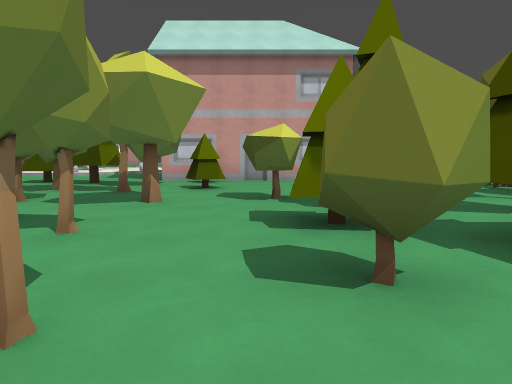
[1] (above)

24 first-person views from a walk through a Godot game level. The camera is 1.5 m above the floor, tilts 6° down and sees 75° across. The floor is counted in squares, 2 m on a side. Each view is taken from the middle of a square. On the plan, view 1 faces up. The plan holds only what a view shows up to about 11 squares ahead; the rest is blank. The place goes on beyond the plan. Characters and animated objects are not drawn. Some surface patterns are stand-ins.

[2]
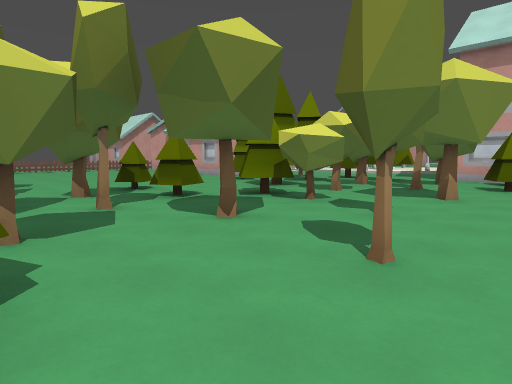

[3]
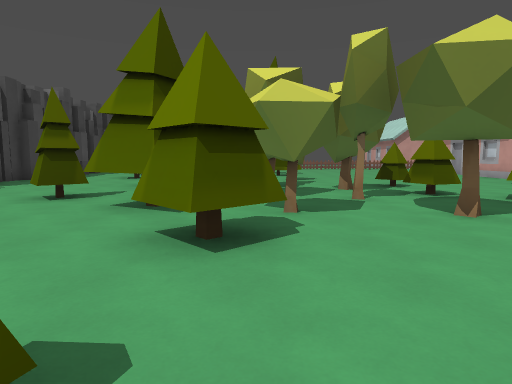

[4]
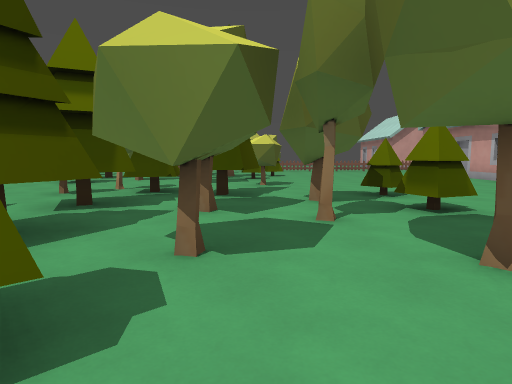

[5]
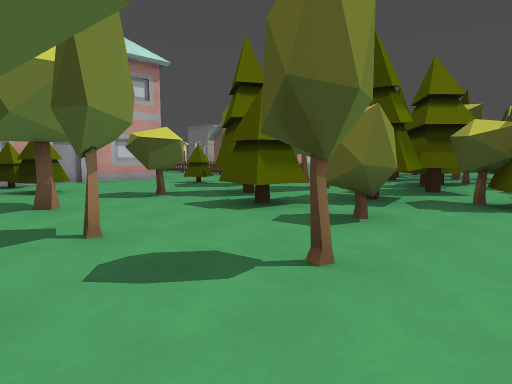

[6]
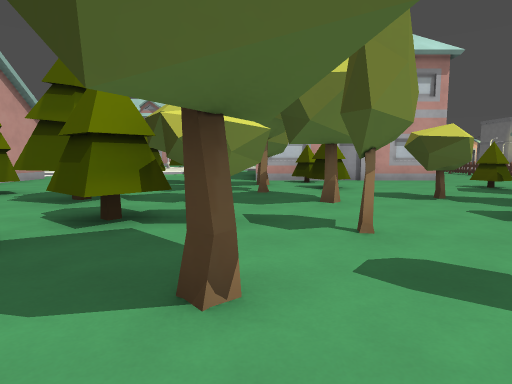

[7]
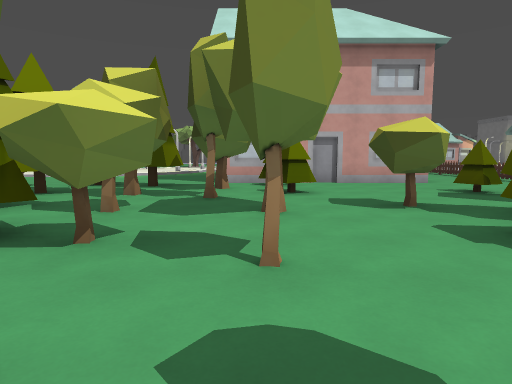

[8]
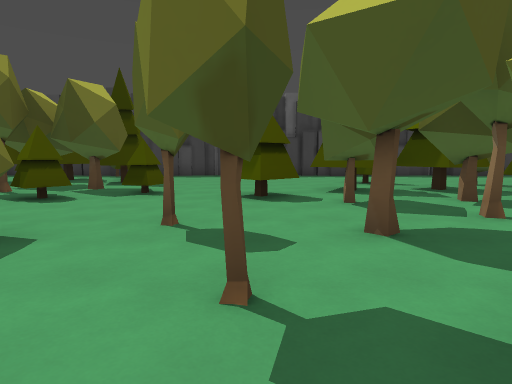

[9]
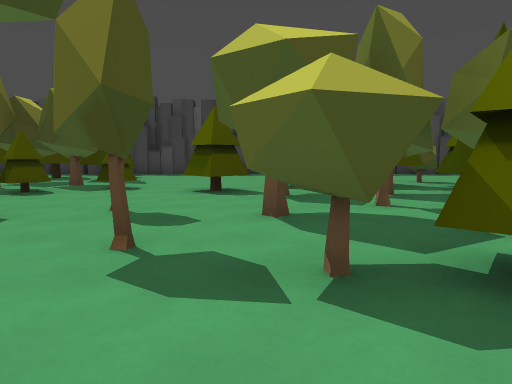

[10]
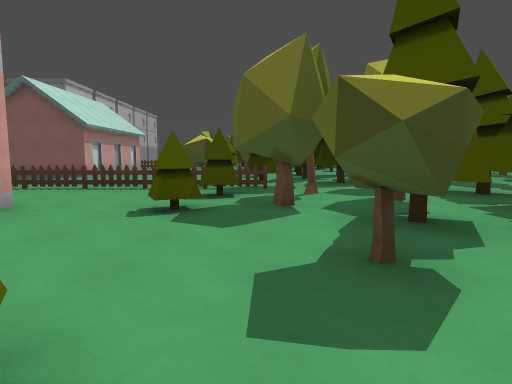

[11]
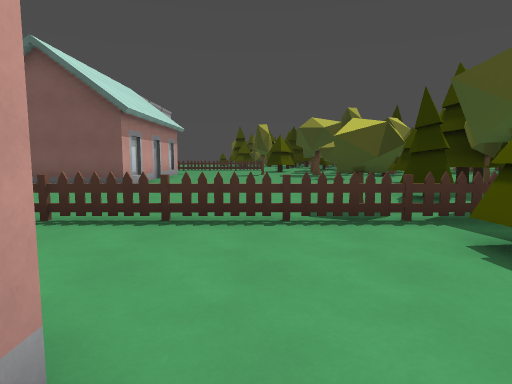

[12]
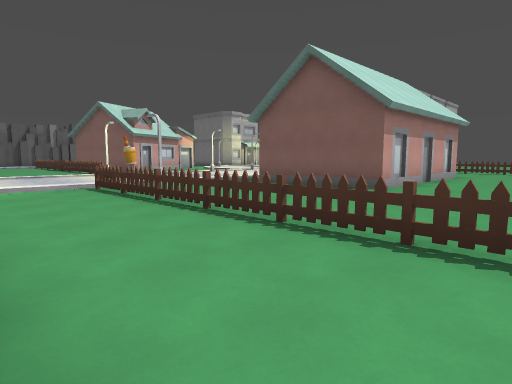

[13]
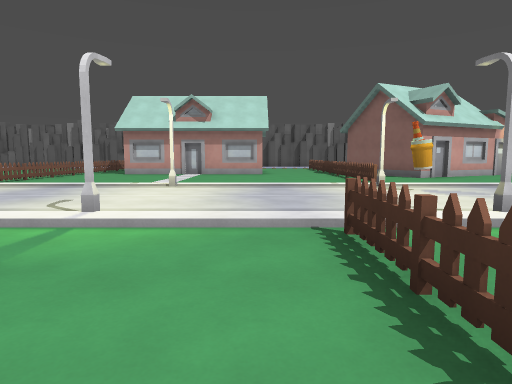

[14]
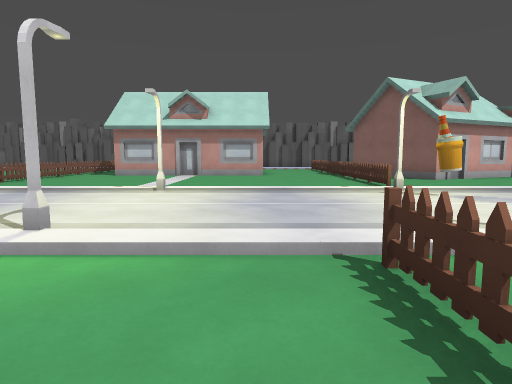

[15]
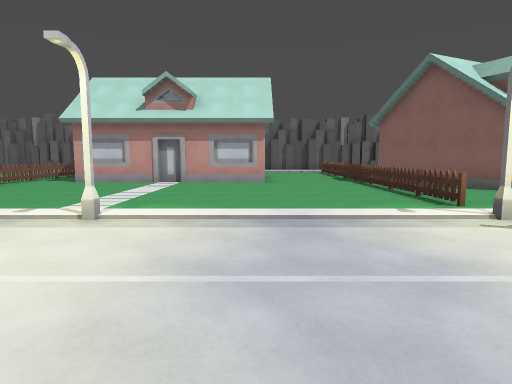

[16]
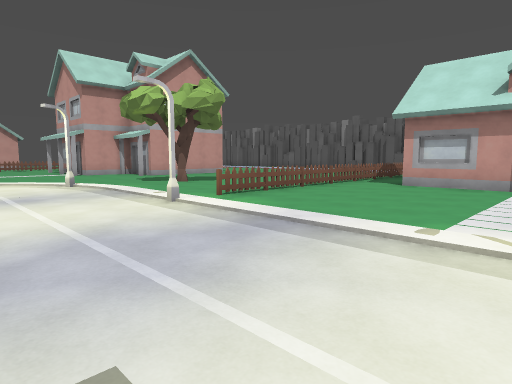

[17]
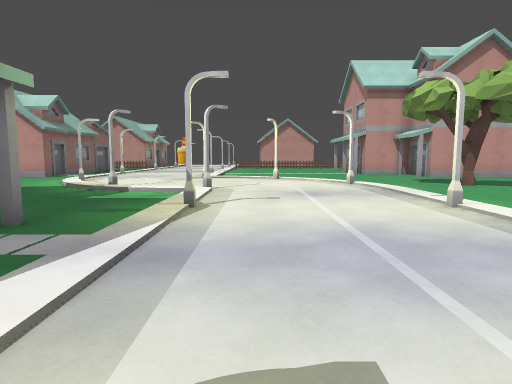

[18]
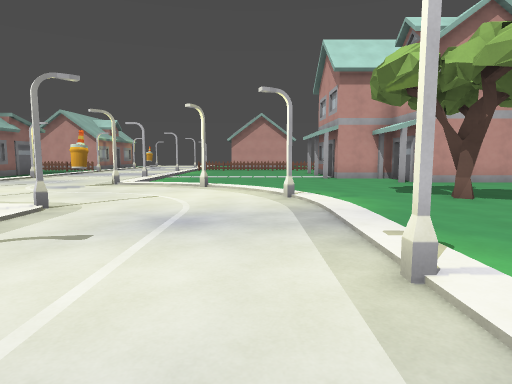

[19]
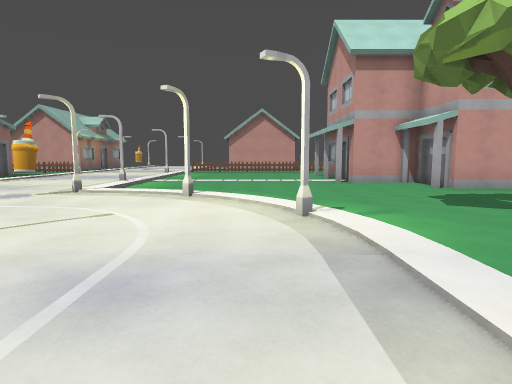

[20]
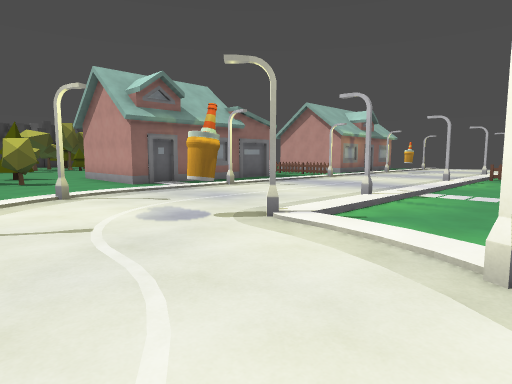

[21]
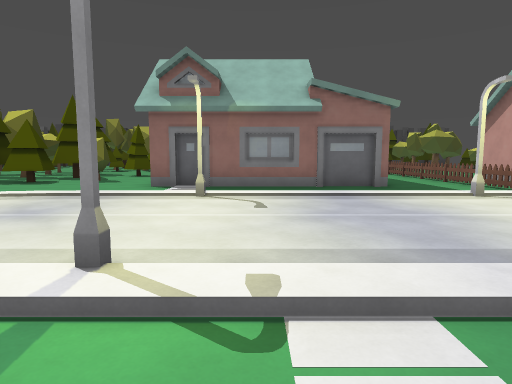

[22]
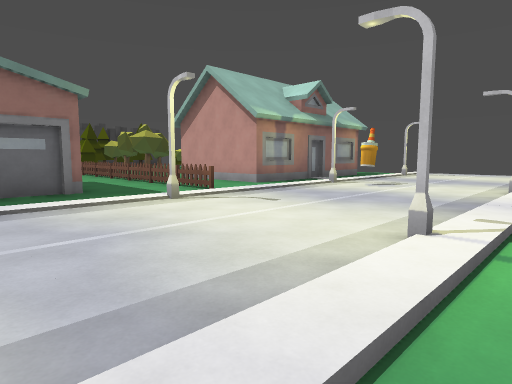

[23]
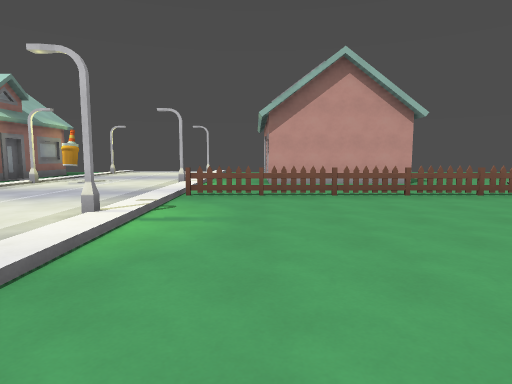

[24]
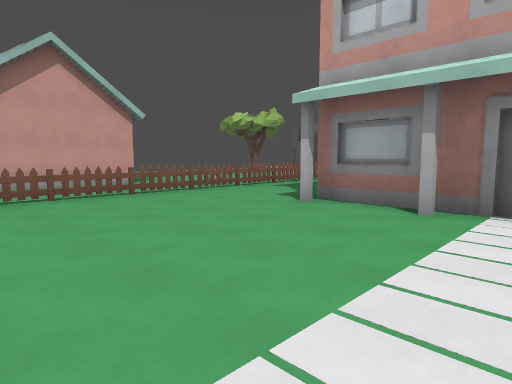

### Floor plan
Key: @ floor where view 1 was taken; # wall or solid block; x gap in a wall; . main floor; : floor 0.25 m higher than the main floor; / step, stairs or slope; = window, fence, low wall or low ledge; H house; T thing the floor can be seen under or through; R tree; O other object.
Columns run from 27 left of view 1 to 15 right of it. Each row starts with its distance up from view 1.
 30                 #       #..H###H#..# #
 29        x        #..     x..........x ##
 28        #.       #...    #..........# .# H
 27        x..    ###...... x..........x..#..
 26        x...   #.....R...x..........x.....
 25      . #...H###.........#..........#....
 24      . x.............................
 23      . =............/#:::#::::#::::#::
 22      . #.........../...............O..
 21      . #........../#.................
 20     .. #........../..................
 19     .. #..........:...#..#....#....#
 18    ::#::::#::::#::O...:..........#..
 17 ....................../...H.   ..#.. .H
 16 .....................#/...     ..x.. .#
 15   ...O.............../..       ..x.. .#
 14   ...#....#....#..:#/..        ..x....####
 13      ........   .....          ..x.........
 12    ##H#.#.....H.........       ..x.........
 11       #.x..######.......#####H#..x.......
 10       # =..      ..########......T...  ..
  9       # x..      ..######........T...  ..
  8         #.     #  ..##.#..#...#..TT..  .
  7                ....##...#.....#..= T.  .
  6                 ...###.#.#.#.#..## ..###
  5                   ..........T#.## #### #
  4                   ....TTT...T..##      #
  3                ......#...#..TTT#
  2                .........#...TTT#
  1                .....#.#...#...#
  0                ..#.#.......@..
 -1                ....###.###...##
 -2                  . TTT.T.#.#..#
 -3                ...TT TTT.....##
 -4                #...T..x.......#
 -5                  .....#..... ##

Where each view was taken, in squares from view 1:
view 1: 0 up, 0 right, facing up
view 2: 1 down, 0 right, facing up-left
view 3: 1 down, 1 right, facing left
view 4: 0 up, 1 left, facing left
view 5: 0 up, 3 left, facing up-right
view 6: 0 up, 3 left, facing up
view 7: 1 up, 2 left, facing up
view 8: 5 up, 2 left, facing down
view 9: 6 up, 3 left, facing down
view 10: 7 up, 2 left, facing right
view 11: 10 up, 2 right, facing right
view 12: 10 up, 3 right, facing up-right
view 13: 15 up, 5 right, facing up
view 14: 16 up, 5 right, facing up
view 15: 19 up, 5 right, facing up
view 16: 20 up, 3 right, facing up-left
view 17: 20 up, 3 right, facing left
view 18: 22 up, 0 right, facing left
view 19: 22 up, 2 left, facing left
view 20: 21 up, 6 left, facing down-left
view 21: 20 up, 13 left, facing down
view 22: 19 up, 14 left, facing down-left
view 23: 20 up, 13 left, facing left
view 24: 20 up, 13 left, facing up-left
